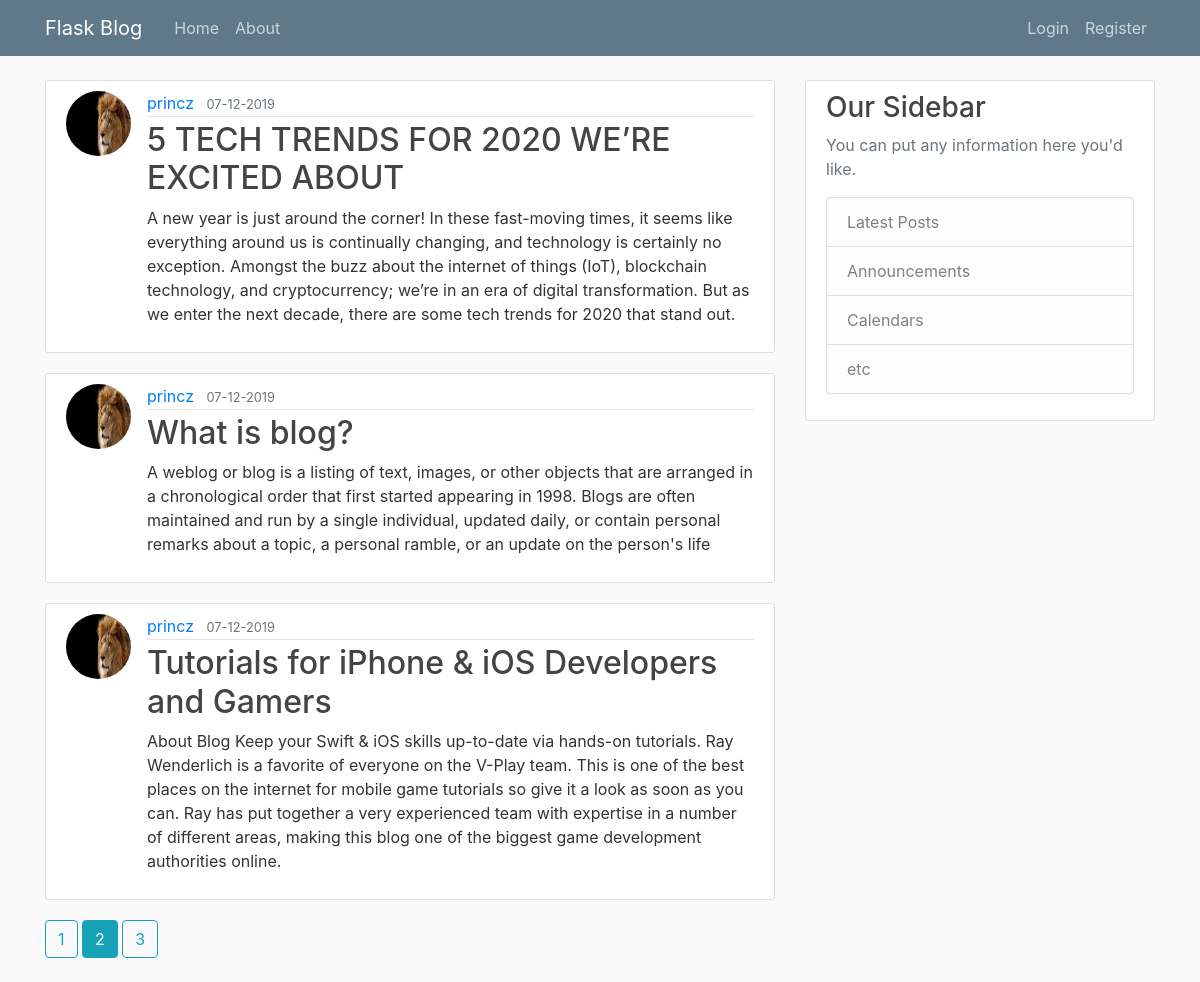
Screenshot of /?page=2 with the database file from the repository.
### flaskblog/models.py (models this page shows, shortened)
class Post(db.Model):
    id = db.Column(db.Integer, primary_key=True)
    title = db.Column(db.String(100), nullable=False)
    date_posted = db.Column(db.DateTime, nullable=False, default=datetime.utcnow)
    content = db.Column(db.Text, nullable=False)
    user_id = db.Column(db.Integer, db.ForeignKey('user.id'), nullable=False)

class User(db.Model, UserMixin):
    id = db.Column(db.Integer, primary_key=True)
    username = db.Column(db.String(20), unique=True, nullable=False)
    email = db.Column(db.String(120), unique=True, nullable=False)
    image_file = db.Column(db.String(20), nullable=False, default='1.JPG')
    password = db.Column(db.String(60), nullable=False)
    posts = db.relationship('Post', backref='author', lazy=True)

### flaskblog/routes.py (the view)
@app.route('/')
def home():
    page = request.args.get('page', 1, type=int)
    posts = Post.query.order_by(Post.date_posted.desc()).paginate(per_page=3, page=page)
    return render_template('home.html', posts=posts, title="post")

### flaskblog/templates/home.html
{%extends "layout.html"%}
{%block content%}
    {%for post in posts.items%}
        <article class="media content-section">
            <img class="rounded-circle article-img" src="{{url_for('static', filename='profile_pics/'+post.author.image_file) }}">
          <div class="media-body">
            <div class="article-metadata">
              <a class="mr-2" href="{{url_for('user_posts', username = post.author.username)}}">{{ post.author.username }}</a>
              <small class="text-muted">{{ post.date_posted.strftime('%d-%m-%Y') }}</small>
            </div>
            <h2><a class="article-title" href="{{url_for('post', post_id = post.id)}}">{{ post.title }}</a></h2>
            <p class="article-content">{{ post.content }}</p>
          </div>
        </article>
    {%endfor%}
 {%for page_num in posts.iter_pages(left_edge=1, right_edge=1, left_current=1, right_current=2)%}
    {%if page_num%}
        {%if posts.page == page_num%}
            <a class="btn btn-info mb-4" href="{{url_for('home', page = page_num)}}">{{page_num}}</a>
        {%else%}
            <a class="btn btn-outline-info mb-4" href="{{url_for('home', page = page_num)}}">{{page_num}}</a>
        {%endif%}
    {%else%}
        ...
    {%endif%}
 {%endfor%}
{%endblock content%}

### flaskblog/static/main.css (style rules this page uses)
body { background: #fafafa; color: #333333; margin-top: 5rem; }
h1, h2, h3, h4, h5, h6 { color: #444444; }
.content-section { background: #ffffff; padding: 10px 20px; border: 1px solid #dddddd; border-radius: 3px; margin-bottom: 20px; }
.article-title { color: #444444; }
.article-content { white-space: pre-line; }
.article-img { height: 65px; width: 65px; margin-right: 16px; }
.article-metadata { padding-bottom: 1px; margin-bottom: 4px; border-bottom: 1px solid #e3e3e3 }

### rows the page displays
Post: image_file (picture), author.username "princz", date_posted "07-12-2019", title "5 TECH TRENDS FOR 2020 WE’RE EXCITED ABOUT", content "A new year is just around the corner! In these fast-moving times, it seems like everything around us is continually changing, and technology is certainly no exception. Amongst the buzz about the internet of things (IoT), blockchain technology, and cryptocurrency; we’re in an era of digital transformation. But as we enter the next decade, there are some tech trends for 2020 that stand out."
Post: image_file (picture), author.username "princz", date_posted "07-12-2019", title "What is blog?", content "A weblog or blog is a listing of text, images, or other objects that are arranged in a chronological order that first started appearing in 1998. Blogs are often maintained and run by a single individual, updated daily, or contain personal remarks about a topic, a personal ramble, or an update on the person's life"
Post: image_file (picture), author.username "princz", date_posted "07-12-2019", title "Tutorials for iPhone & iOS Developers and Gamers", content "About Blog Keep your Swift & iOS skills up-to-date via hands-on tutorials. Ray Wenderlich is a favorite of everyone on the V-Play team. This is one of the best places on the internet for mobile game tutorials so give it a look as soon as you can. Ray has put together a very experienced team with expertise in a number of different areas, making this blog one of the biggest game development authorities online."

### other values shown
{{ page_num }} "1" "3"
{{ page_num }} "2"
